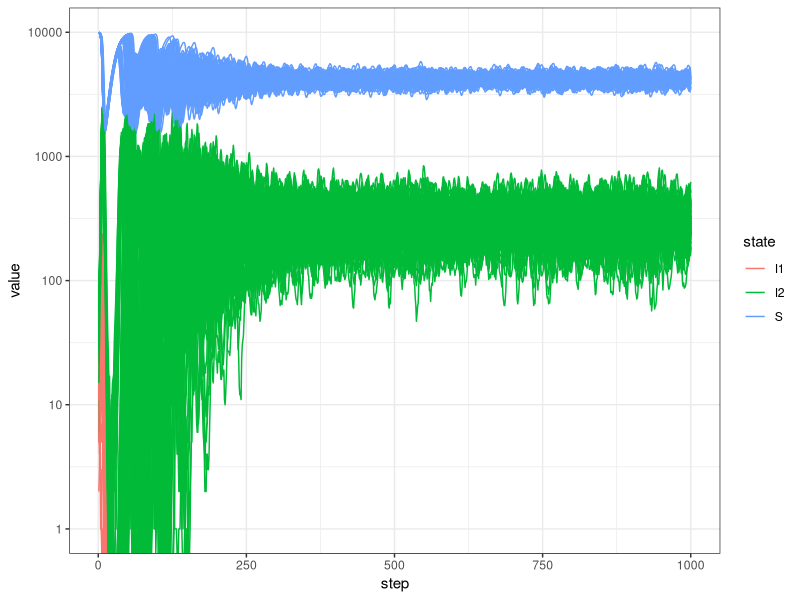
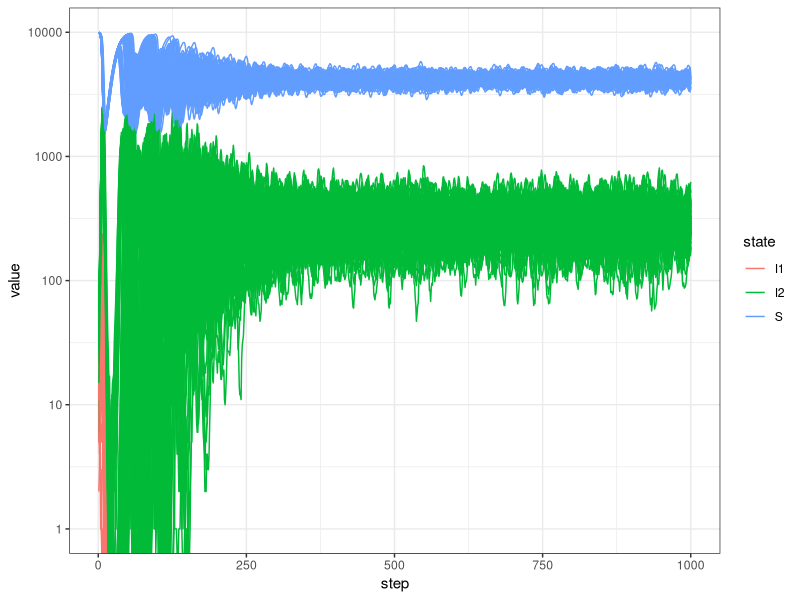

Source code (R) for these figures, in order:
library(ggplot2)

##' @param beta_vec length-2 vector of per-capita transmission rates
##' @param K carrying capacity (scalar or vector of length n_patch)
##' @param r host growth rate per disease generation (ditto)
##' @param n_patch number of patches
##' @param n_strain number of strains [only 2 supported]
##' @param nt time steps
##' @param alpha between-patch transmission probability
##' @param I_init mean initial infected per patch (Poisson draw, length 1 or 2)
##' @param seed PRNG seed
##' @return long-format data frame with columns step, state, patch, value
run_twostrain_pureR <- function(
  beta_vec  = c(1.5, 2.5),
  K         = 1e4,
  r         = 0.125,
  n_patch   = 100,
  n_strain  = 2,
  nt        = 1000,
  alpha     = 1e-3,
  I_init    = 10,
  seed      = NULL
) {
  if (n_strain != 2) stop("only n_strain = 2 is supported")

  K_vec   <- rep(K, length.out = n_patch)
  r_vec   <- rep(r, length.out = n_patch)
  I_init2 <- rep(I_init, length.out = 2)

  if (!is.null(seed)) set.seed(seed)
  I <- matrix(rpois(n_strain * n_patch, lambda = I_init2),
              nrow = n_patch, ncol = n_strain, byrow = TRUE)
  S <- K_vec - rowSums(I)

  ## pre-allocate output storage
  S_out <- matrix(0, nrow = nt, ncol = n_patch)
  I_out <- array(0,  dim = c(nt, n_patch, n_strain))

  for (t in seq_len(nt)) {
    ## hazard: n_patch x 2; sweep beta over columns, K over rows
    hazard     <- sweep(sweep(I, 2, beta_vec, `*`), 1, K_vec, `/`)
    sum_hazard <- rowSums(hazard)

    ## infection draws (sequential binomial, matching odin)
    p_all         <- 1 - exp(-sum_hazard)
    p_SI1         <- hazard[, 1] / (sum_hazard + 1e-20)
    tot_incidence <- rbinom(n_patch, S, p_all)
    n_SI1         <- rbinom(n_patch, tot_incidence, p_SI1)
    n_SI          <- cbind(n_SI1, tot_incidence - n_SI1)

    ## vital dynamics: rpois when S <= K, rbinom deaths when S > K
    delta_log  <- r_vec * S * (1 - S / K_vec)
    pos        <- delta_log >= 0
    pop_change <- integer(n_patch)
    if (any(pos))
      pop_change[ pos] <- rpois(sum(pos), delta_log[pos])
    if (any(!pos))
      pop_change[!pos] <- -rbinom(sum(!pos), S[!pos],
                                  pmin(1, -delta_log[!pos] / S[!pos]))

    ## colonization: n_patch independent Poisson draws per strain, same rate per strain
    foi   <- alpha * colSums(I) / n_patch
    immig <- matrix(rpois(n_patch * n_strain, rep(foi, each = n_patch)),
                    nrow = n_patch, ncol = n_strain)

    ## state updates
    S <- S - tot_incidence + pop_change
    I <- n_SI + immig

    S_out[t, ]   <- S
    I_out[t, , ] <- I
  }

  ## reshape to long format matching odin/macpan2 output
  dimnames(S_out) <- list(step = seq_len(nt), patch = seq_len(n_patch))
  dimnames(I_out) <- list(step = seq_len(nt), patch = seq_len(n_patch),
                          strain = seq_len(n_strain))

  S_long <- as.data.frame.table(S_out, responseName = "value")
  S_long$state <- "S"
  S_long$step  <- as.integer(S_long$step)
  S_long$patch <- as.integer(S_long$patch)

  I_long <- as.data.frame.table(I_out, responseName = "value")
  I_long$state <- paste0("I", I_long$strain)
  I_long$step  <- as.integer(I_long$step)
  I_long$patch <- as.integer(I_long$patch)

  rbind(S_long[, c("step", "state", "patch", "value")],
        I_long[, c("step", "state", "patch", "value")])
}

run1 <- run_twostrain_pureR(seed = 101)

gg1 <- ggplot(run1, aes(step, value, colour = state)) +
  geom_line(aes(group = interaction(state, patch))) +
  scale_y_log10() +
  theme_bw()

print(gg1)

ggsave(filename = "pureR_twostrain_run_patch.png", plot = gg1)
